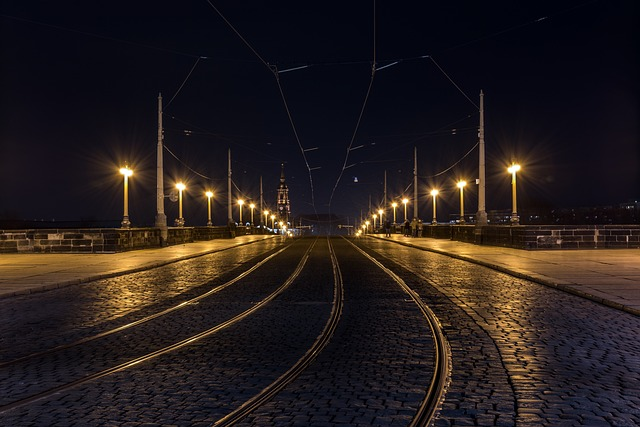
%> input picture uts/gelap.jpg, 640 x 427 px
$ octave uts3.m   (GNU Octave 9; MATLAB toolbox functions it lacks are replaced by stand-ins)
%> lines starting %> are read from the running program, lines starting %| are printed output that depends on the picture; in (x1, y1, x2, y2) boxes, pixels count from 0 and x2, y2 are one past the last pixel; in counts of white or black regions, pixels touching at a corner belong together; the program's own positions count from 1
pkg load image

% Baca gambar gelap
img = imread('gelap.jpg');
%> img is the input picture: size 427x640x3 uint8; mean R, G, B 37.9, 29.4, 28.3
if size(img,3) == 3
  img_gray = rgb2gray(img);
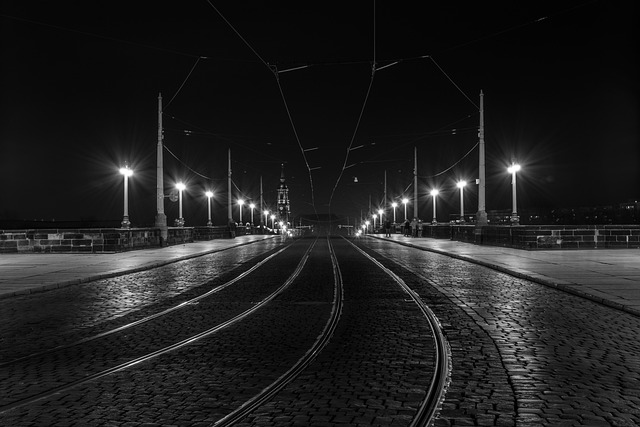
%> img_gray: size 427x640 uint8; min 0, max 255, mean 31.8
% ubah ke grayscale
else
  img_gray = img;
end

% Penyesuaian brightness: tambahkan nilai ke piksel
bright_img = img_gray + 50;  % nilai bisa disesuaikan
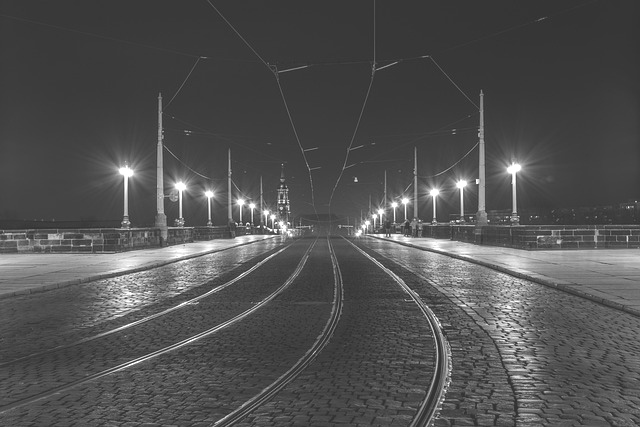
%> bright_img: size 427x640 uint8; min 50, max 255, mean 81.7
bright_img(bright_img > 180) = 180;  % pastikan tidak lebih dari 255
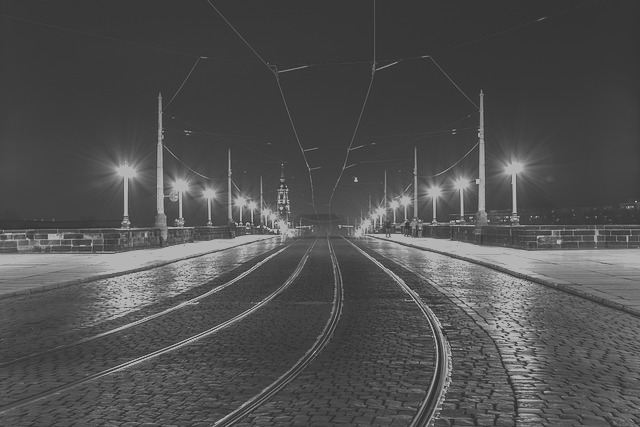
%> bright_img: size 427x640 uint8; 3.08% of pixels changed, all inside (x1, y1, x2, y2) = (0, 161, 640, 425)
bright_img = uint8(bright_img);

% Tampilkan citra dan histogram
figure('Name', 'Peningkatan Kecerahan');
subplot(2,2,1), imshow(img_gray), title('Citra Asli (Gelap)');
subplot(2,2,2), imhist(img_gray), title('Histogram Asli');

subplot(2,2,3), imshow(bright_img), title('Citra Setelah Brightness +50');
subplot(2,2,4), imhist(bright_img), title('Histogram Setelah Brightness');
%> after `title('Histogram Setelah Brightness')`:
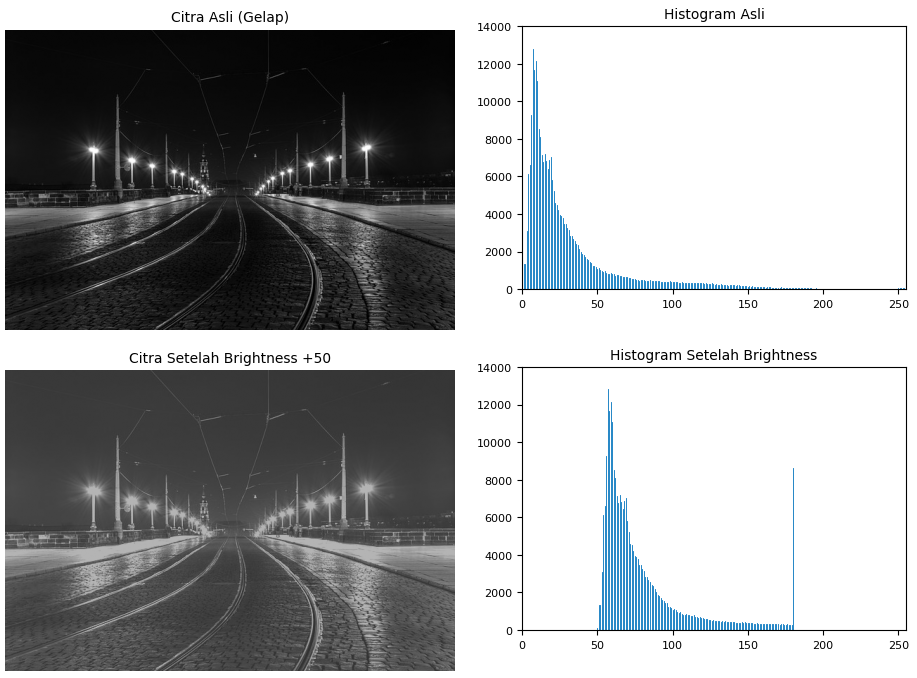
%> figure redrawn from the program's plot data, 4 panels
